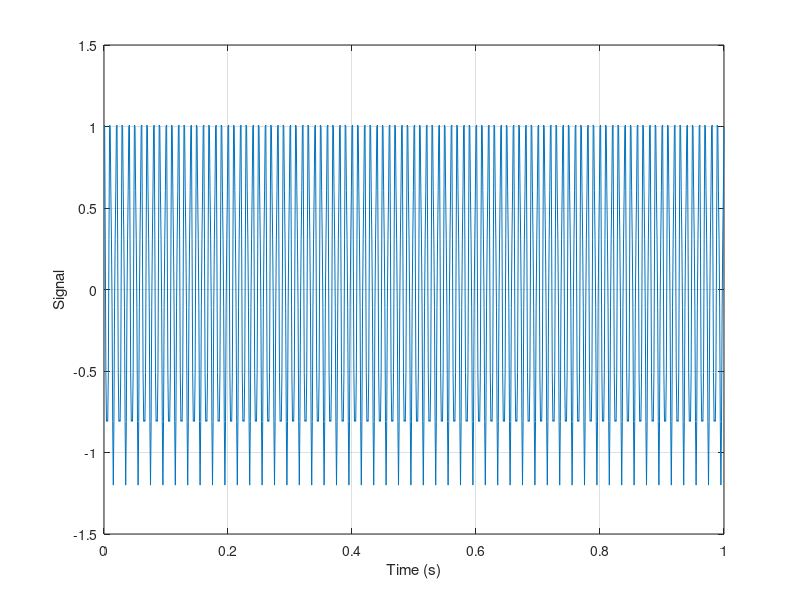
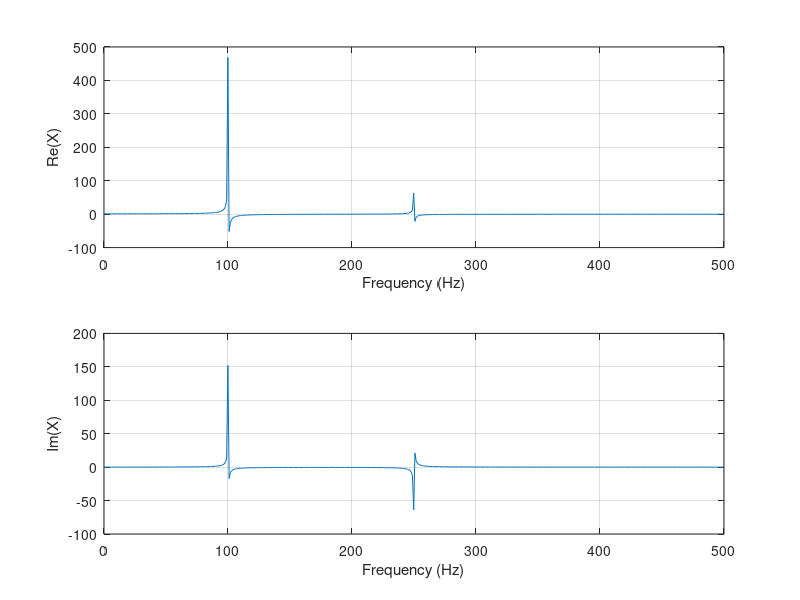
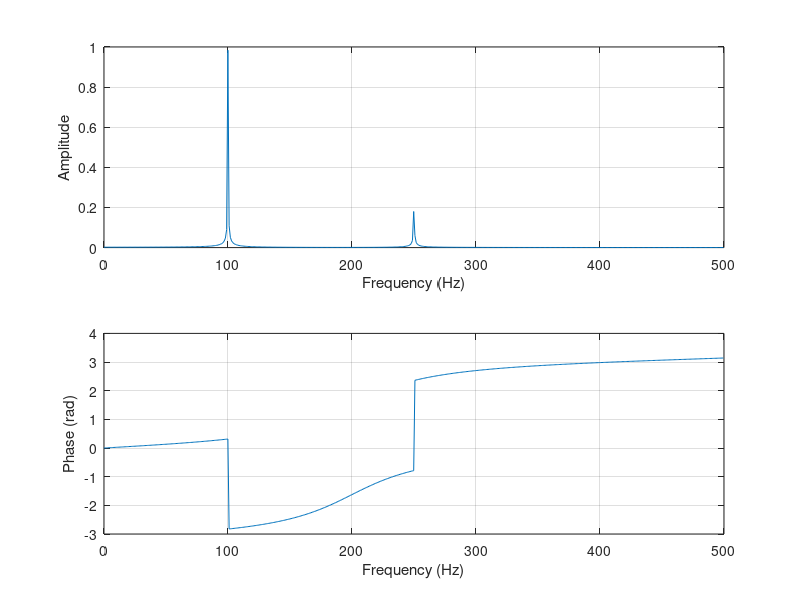

These charts were generated, in order, by the following MATLAB code:
% Plot frequency spectrum to analysis singal in frequency domain
% Key: align to frequency points

% XiaoCY 2021-02-02

%% time domain
clear;clc

fs = 1000;                      % sampling frequency
fsig = 100;                     % signal frequency
fext = 250;                     % extra frequency (noise)

t = (0:1/fs:100/fsig)';         % time series
N = length(t);                  % number of samples

x = cos(2*pi*fsig*t)+0.2*sin(2*pi*fext*t);

figure('Name','time')
plot(t,x)
grid on
xlabel('Time (s)')
ylabel('Signal')

%% frequency domain
X = fft(x);

Nf = floor(N/2);                % number of frequency points
f = (0:Nf)'*fs/N;

amp = abs(X(1:Nf+1))*2/N;
phase = angle(X(1:Nf+1));


figure('Name','FFT')            % show real part and imaginary part
subplot(2,1,1)
plot(f,real(X(1:Nf+1)))
grid on
xlabel('Frequency (Hz)')
ylabel('Re(X)')

subplot(2,1,2)
plot(f,imag(X(1:Nf+1)))
grid on
xlabel('Frequency (Hz)')
ylabel('Im(X)')


figure('Name','spectrum')       % show frequency spectrum
subplot(2,1,1)
plot(f,amp)
grid on
xlabel('Frequency (Hz)')
ylabel('Amplitude')

subplot(2,1,2)
plot(f,phase)
grid on
xlabel('Frequency (Hz)')
ylabel('Phase (rad)')